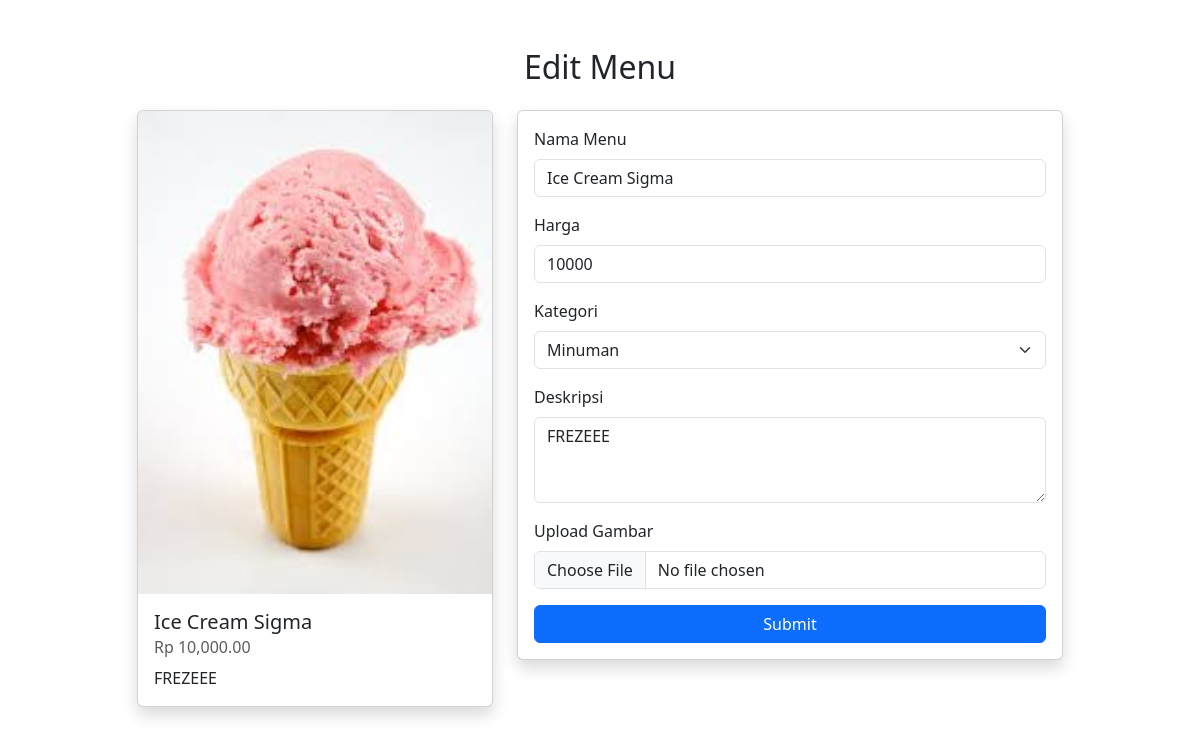
The page /admin/editmenu.php?edit=7 (signed in) on the database its author committed.
### tables this page shows
CREATE TABLE `menu` (
  `id_menu` int(11) NOT NULL,
  `name` varchar(100) NOT NULL,
  `description` text DEFAULT NULL,
  `price` bigint(255) NOT NULL,
  `category_id` int(11) DEFAULT NULL,
  `image` varchar(100) DEFAULT NULL
);

### admin/editmenu.php (the view, shortened to what this page needs)
<?php
include '../koneksi.php';
$id = $_GET['edit'];
$query = "SELECT * FROM menu WHERE id_menu = $id";
$data = mysqli_query($conn, $query);
$row = mysqli_fetch_array($data);
?>
<!doctype html>
<html lang="en">
<head>
    <link href="https://cdn.jsdelivr.net/npm/bootstrap@5.3.3/dist/css/bootstrap.min.css" rel="stylesheet">
</head>
<body>
<div class="container mt-5">
    <h2 class="text-center mb-4">Edit Menu</h2>
    <div class="row justify-content-center">
        <div class="col-md-4">
            <div class="card shadow">
                <img src="../assets/img/<?= $row['image'] ?>" class="card-img-top" alt="Gambar Makanan">
                <div class="card-body">
                    <h5 class="card-title"><?= htmlspecialchars($row['name']) ?></h5>
                    <h6 class="card-subtitle mb-2 text-muted">Rp <?= number_format($row['price'], 2) ?></h6>
                    <p class="card-text"><?= htmlspecialchars($row['description']) ?></p>
                </div>
            </div>
        </div>
        <div class="col-md-6">
            <div class="card shadow">
                <div class="card-body">
                    <form action="proces.php" method="POST" enctype="multipart/form-data">
                        <div class="mb-3">
                            <label for="nama" class="form-label">Nama Menu</label>
                            <input type="text" class="form-control" name="nama" id="nama" value="<?= htmlspecialchars($row['name']) ?>" required>
                        </div>
                        <div class="mb-3">
                            <label for="harga" class="form-label">Harga</label>
                            <input type="number" class="form-control" name="harga" id="harga" value="<?= $row['price'] ?>" required>
                        </div>
                        <div class="mb-3">
                            <label for="kategori" class="form-label">Kategori</label>
                            <select class="form-select" name="kategori" id="kategori" required>
                                <option value="2" <?= $row['category_id'] == 2 ? 'selected' : '' ?>>Minuman</option>
                            </select>
                        </div>
                        <div class="mb-3">
                            <label for="deskripsi" class="form-label">Deskripsi</label>
                            <textarea class="form-control" name="deskripsi" id="deskripsi" rows="3" required><?= htmlspecialchars($row['description']) ?></textarea>
                        </div>
                        <div class="mb-3">
                            <label for="image" class="form-label">Upload Gambar</label>
                            <input type="file" class="form-control" name="image" id="image">
                        </div>
                        <button type="submit" name="submitedit" class="btn btn-primary w-100">Submit</button>
                    </form>
                </div>
            </div>
        </div>
    </div>
</div>
</body>
</html>

### rows shown on the page
menu: image (picture), name "Ice Cream Sigma", price "10,000.00", description "FREZEEE", nama "Ice Cream Sigma", harga "10000", kategori "Minuman", deskripsi "FREZEEE"
